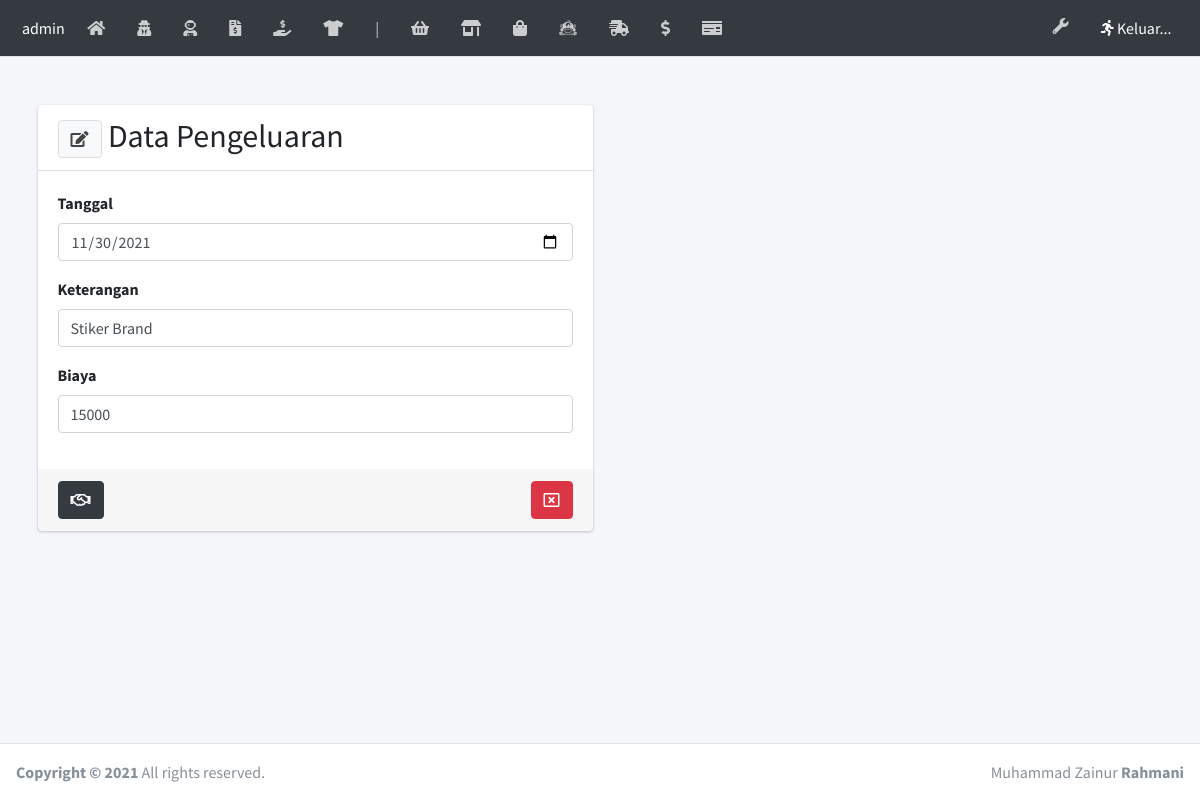
The page /laman/pengeluaran_edit.php?idpengeluaran=3 on the database its author committed.
### tables this page shows
CREATE TABLE `pengeluaran` (
  `idpengeluaran` int(5) NOT NULL,
  `tgl` date NOT NULL,
  `ket` text NOT NULL,
  `total` double NOT NULL
);

### laman/pengeluaran_edit.php (the view, shortened to what this page needs)
<?php require('headernya.php');
	$idpengeluaran = $_GET['idpengeluaran'];
	$query = mysqli_query($kon, "SELECT * FROM pengeluaran WHERE idpengeluaran = '$idpengeluaran'");
	$data  = mysqli_fetch_array($query);
?>
  <div class="content-wrapper">
    <br><br>
    <section class="content">
      <div class="container">
        <div class="row">
          <div class="col-md-6 col-sm-12">
            <div class="card">
              <div class="card-header">
                <h2 style="display:inline;"><button class="btn btn-default" type="button" data-toggle="tooltip" data-placement="bottom" title="Ubah"><i class="fas fa-edit"></i></button> Data Pengeluaran</h2>
              </div>
              <div class="card-body">
                <form action="" method="POST" autocomplete="off">
                  <div class="form-group">
                    <label>Tanggal</label>
                    <input type="date" value="<?= $data['tgl'] ?>" class="form-control" name="tgl">
                  </div>
                  <div class="form-group">
                    <label>Keterangan</label>
                    <input type="text" value="<?= $data['ket'] ?>" class="form-control" name="ket">
                  </div>
                  <div class="form-group">
                    <label>Biaya</label>
                    <input type="number" class="form-control" value="<?= $data['total'] ?>" name="total">
                  </div>
                </div>
                <div class="card-footer">
                  <button type="submit" name="simpan" class="btn btn-dark" data-toggle="tooltip" data-placement="bottom" title="Simpan"><i class="far fa-handshake"></i></button>
                  <button type="button" onclick="window.location='pengeluaran.php';" data-toggle="tooltip" data-placement="bottom" title="Kembali" class="btn btn-danger float-right">
                    <i class="far fa-window-close"></i></button>
                </div>
            	</div>
            </div>
        </div>
      </section>
  </div>
<?php require('footernya.php') ?>

### rows shown on the page
pengeluaran: tgl "11/30/2021", ket "Stiker Brand", total "15000"
